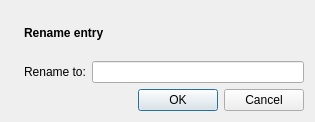
<ui version="4.0" >
 <class>RenameDialog</class>
 <widget class="QDialog" name="RenameDialog" >
  <property name="windowModality" >
   <enum>Qt::ApplicationModal</enum>
  </property>
  <property name="geometry" >
   <rect>
    <x>0</x>
    <y>0</y>
    <width>315</width>
    <height>122</height>
   </rect>
  </property>
  <property name="windowTitle" >
   <string/>
  </property>
  <property name="windowIcon" >
   <iconset resource="notefinder.qrc" >
    <normaloff>:/rename.png</normaloff>:/rename.png</iconset>
  </property>
  <layout class="QGridLayout" name="gridLayout" >
   <item row="0" column="0" >
    <widget class="QLabel" name="label_2" >
     <property name="text" >
      <string/>
     </property>
     <property name="pixmap" >
      <pixmap resource="notefinder.qrc" >:/rename_small.png</pixmap>
     </property>
     <property name="alignment" >
      <set>Qt::AlignLeading|Qt::AlignLeft|Qt::AlignTop</set>
     </property>
    </widget>
   </item>
   <item row="0" column="1" >
    <widget class="QLabel" name="label_3" >
     <property name="text" >
      <string>&lt;b>Rename entry&lt;/b></string>
     </property>
    </widget>
   </item>
   <item row="1" column="1" >
    <layout class="QHBoxLayout" name="horizontalLayout" >
     <item>
      <widget class="QLabel" name="label" >
       <property name="text" >
        <string>Rename to:</string>
       </property>
      </widget>
     </item>
     <item>
      <widget class="QLineEdit" name="lineEdit" />
     </item>
    </layout>
   </item>
   <item row="2" column="1" >
    <widget class="QDialogButtonBox" name="buttonBox" >
     <property name="orientation" >
      <enum>Qt::Horizontal</enum>
     </property>
     <property name="standardButtons" >
      <set>QDialogButtonBox::Cancel|QDialogButtonBox::Ok</set>
     </property>
    </widget>
   </item>
  </layout>
 </widget>
 <resources>
  <include location="notefinder.qrc" />
 </resources>
 <connections>
  <connection>
   <sender>buttonBox</sender>
   <signal>accepted()</signal>
   <receiver>RenameDialog</receiver>
   <slot>accept()</slot>
   <hints>
    <hint type="sourcelabel" >
     <x>248</x>
     <y>254</y>
    </hint>
    <hint type="destinationlabel" >
     <x>157</x>
     <y>274</y>
    </hint>
   </hints>
  </connection>
  <connection>
   <sender>buttonBox</sender>
   <signal>rejected()</signal>
   <receiver>RenameDialog</receiver>
   <slot>reject()</slot>
   <hints>
    <hint type="sourcelabel" >
     <x>316</x>
     <y>260</y>
    </hint>
    <hint type="destinationlabel" >
     <x>286</x>
     <y>274</y>
    </hint>
   </hints>
  </connection>
 </connections>
</ui>
